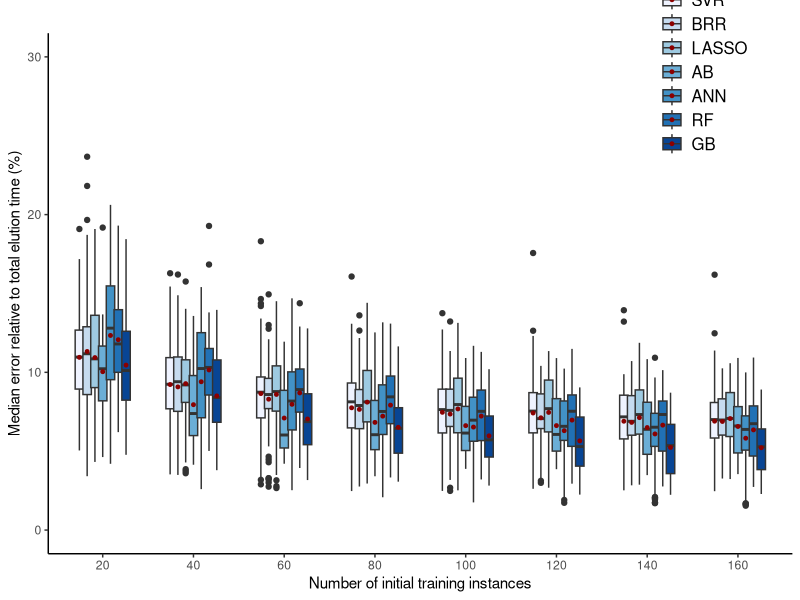
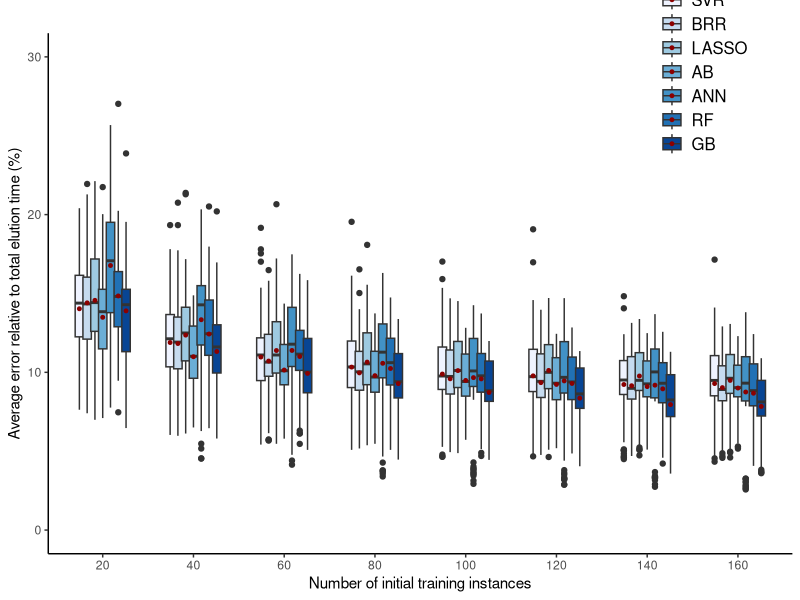
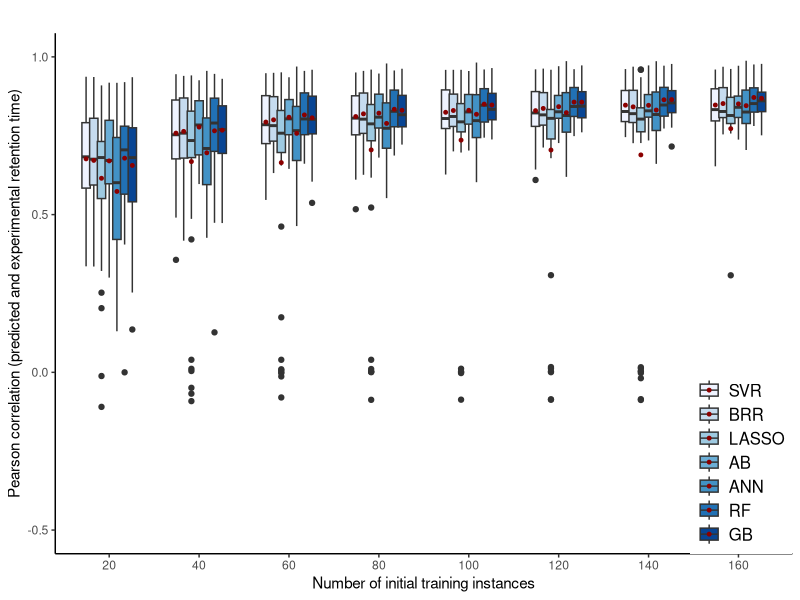
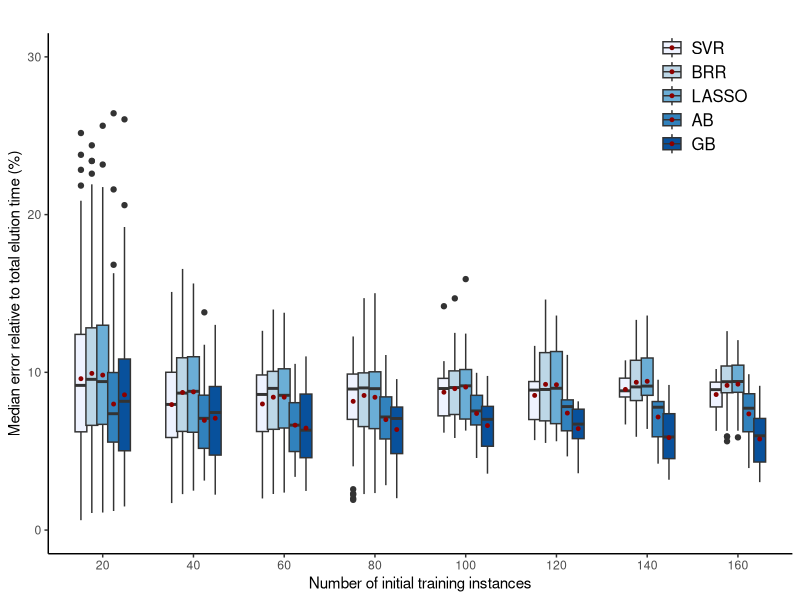
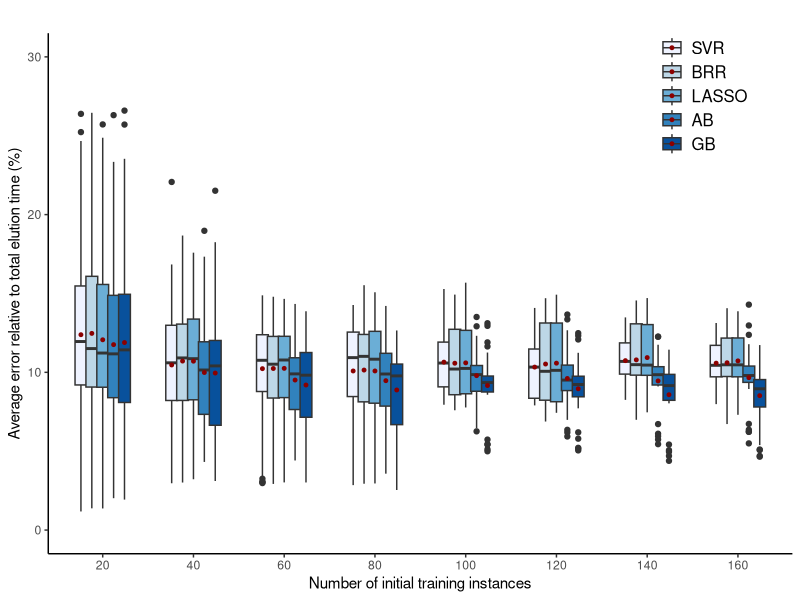
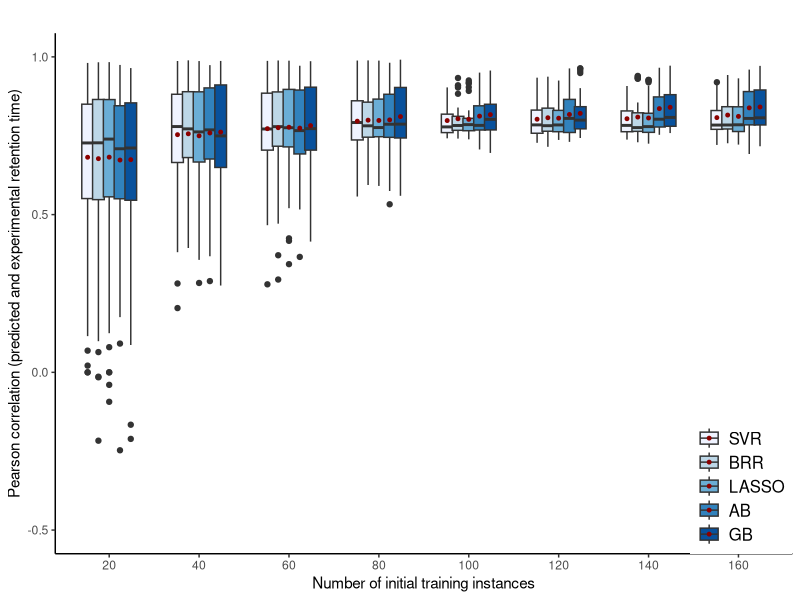
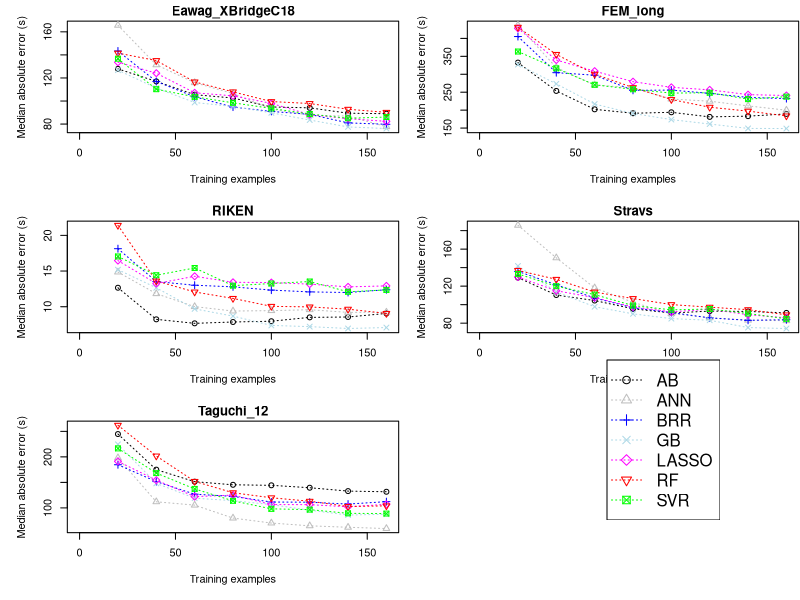
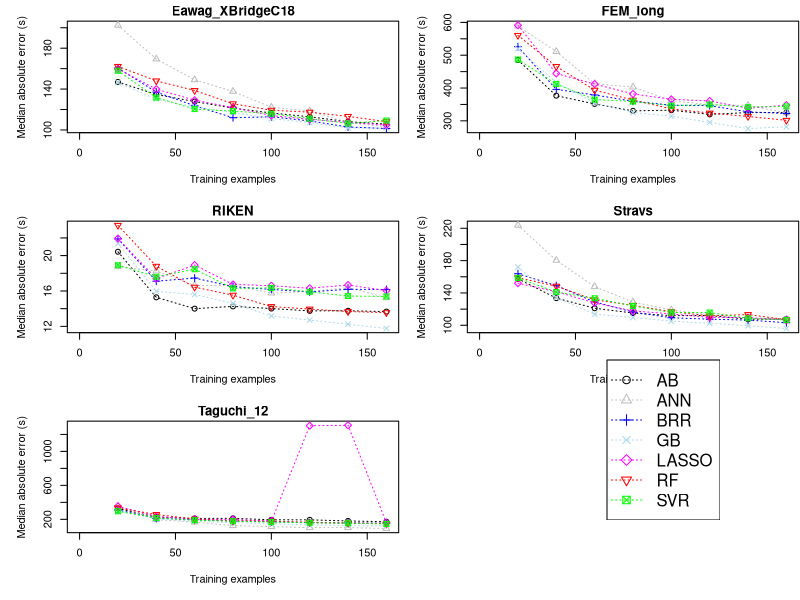

The R source for these figures, in order: (Note: this script raises an error after producing the figures.)
# Copyright 2017 Robbin Bouwmeester
# 
# Licensed under the Apache License, Version 2.0 (the "License");
# you may not use this file except in compliance with the License.
# You may obtain a copy of the License at
# 
#     http://www.apache.org/licenses/LICENSE-2.0
# 
# Unless required by applicable law or agreed to in writing, software
# distributed under the License is distributed on an "AS IS" BASIS,
# WITHOUT WARRANTIES OR CONDITIONS OF ANY KIND, either express or implied.
# See the License for the specific language governing permissions and
# limitations under the License.
#
# This code is used to analyze the output of multiple machine learning
# algorithms used for LC retention time prediction. The code generates
# the plots used in the manuscript.
#
# Library versions:
# 
#  R version 3.3.1 (2016-06-21)
#  RColorBrewer_1.1-2 
#  corrplot_0.84      
#  ggplot2_2.2.1 
#
#
# This project was made possible by MASSTRPLAN. MASSTRPLAN received funding 
# from the Marie Sklodowska-Curie EU Framework for Research and Innovation 
# Horizon 2020, under Grant Agreement No. 675132.

library(ggplot2)
library(corrplot)

# Set working directory if needed
#setwd("")

# Output plots to pdf and or eps
plot_pdf <- F
plot_eps <- T

# Output dir
output_dir <- "figs/"

#########################################################################################
#                                                                                       #
# Plot the learning curves                                                              #
# Start with the aggregated learning curves (i.e. multiple learning curves in one plot) #
#                                                                                       #
#########################################################################################

# Function to plot the learning curve.
#
# Inputs:
#   df - dataframe consisting of the columns "experiment" (indicating the dataset) 
#        "num_train" (indicating the number of training examples) "reDistributpeat" (indicating a possible repeat of learning) 
#        "algo" (indicating the algorithm) "tr" (indicating the experimentally measured retention time)  
#        "pred" (indicating the prediction)
#
#   ylim - vector indicating the limits c([from,to])
#
#   legend_loc - vector with location of the legend c([relative location x, relative location y])
#
#   title - string with the title
#
#   xlab - string with the x label
#
#   ylab - string with the y label
#
#   percentage - boolean indicating if percentages are used (value will be multiplied by 100)

plot_learning_curves <- function(df,ylim=c(-0.5,1.0),legend_loc=c(0.95,0.75),
                                 title="",
                                 xlab="Number of initial training instances",
                                 ylab="Average error relative to total elution time (%)",
                                 percentage=F){
  # Percentages need to be multiplied by 100 %
  if (percentage) {
    p<-ggplot(df, aes(x=as.factor(num_train), y=perf*100, fill = algo)) +
      geom_boxplot(position=position_dodge(0.6),width=0.65,outlier.size = 1.5) +
      stat_summary(fun.y = mean, geom="point",colour="darkred", size=1,position=position_dodge(0.6))
  }
  else {
    p<-ggplot(df, aes(x=as.factor(num_train), y=perf, fill = algo)) +
      geom_boxplot(position=position_dodge(0.6),width=0.65,outlier.size = 1.5) +
      stat_summary(fun.y = mean, geom="point",colour="darkred", size=1,position=position_dodge(0.6))
  }
  
  # Apply a theme and put labels+legend in
  p <- p + scale_fill_brewer("") + theme_classic() + 
    theme(plot.background = element_blank(),
          panel.grid.major = element_blank(),
          panel.grid.minor = element_blank()) +
    theme(axis.line.x = element_line(color="black", size = 0.5),
          axis.line.y = element_line(color="black", size = 0.5),
          axis.line = element_line(color="black", size = 0.5),
          legend.justification=c(1,0), legend.position=legend_loc,legend.text=element_text(size=12))+ 
    ylim(ylim) 
  p <- p + labs(title = title,
                x = xlab, 
                y = ylab)
  return(p)
  
}

# Read the data for the lcurves with the 151 feature set
summary_lcurves <- read.csv("data/predictions_algo_sum_big_lcurve_name.csv")

# For annotation of algorithms a factor is needed instead of a vector with strings
summary_lcurves$algo <- factor(summary_lcurves$algo, levels = c("SVR","BRR","LASSO","AB","ANN","RF","GB"))

# Write to pdf?
if (plot_pdf){
  pdf(paste0(output_dir,"lcurve_me_bigfeat.pdf"),width=7.5,height=7.5)
}

# Write to eps?
if (plot_eps){
  postscript(paste0(output_dir,"lcurve_me_bigfeat.eps"), width = 7.5, height = 7.5, horizontal = FALSE, 
           onefile = FALSE, paper = "special", colormodel = "cmyk", 
           family = "Times")
}

# Plot the learning curve with the performance measure median absolute error
print(plot_learning_curves(summary_lcurves[summary_lcurves$perf_type == "me",],ylim=c(0,30.0),ylab="Median error relative to total elution time (%)",percentage=T))

# Close dev if figure was written
if (plot_pdf | plot_eps){
  dev.off()
}

# Write to pdf?
if (plot_pdf){
  pdf(paste0(output_dir,"lcurve_mae_bigfeat.pdf"),width=7.5,height=7.5)
}

# Write to eps?
if (plot_eps){
  postscript(paste0(output_dir,"lcurve_mae_bigfeat.eps"), width = 7.5, height = 7.5, horizontal = FALSE, 
             onefile = FALSE, paper = "special", colormodel = "cmyk", 
             family = "Times")
}

# Plot the learning curve with the performance measure mean absolute error
print(plot_learning_curves(summary_lcurves[summary_lcurves$perf_type == "mae",],ylim=c(0,30.0),ylab="Average error relative to total elution time (%)",percentage=T))

# Close dev if figure was written<
if (plot_pdf | plot_eps){
  dev.off()
}

# Write to pdf?
if (plot_pdf){
  pdf(paste0(output_dir,"lcurve_cor_bigfeat.pdf"),width=7.5,height=7.5)
}

# Write to eps?
if (plot_eps){
  postscript(paste0(output_dir,"lcurve_cor_bigfeat.eps"), width = 7.5, height = 7.5, horizontal = FALSE, 
             onefile = FALSE, paper = "special", colormodel = "cmyk", 
             family = "Times")
}

# Plot the learning curve with the performance measure correlation
print(plot_learning_curves(summary_lcurves[summary_lcurves$perf_type == "correlation",],legend_loc=c(1,0),ylab="Pearson correlation (predicted and experimental retention time)"))

# Close dev if figure was written
if (plot_pdf | plot_eps){
  dev.off()
}

# Read the data for the lcurves with the 9 feature set
summary_lcurves <- read.csv("data/predictions_algo_sum_small_lcurve_name.csv")

# For annotation of algorithms a factor is needed instead of a vector with strings
summary_lcurves$algo <- factor(summary_lcurves$algo, levels = c("SVR","BRR","LASSO","AB","ANN","RF","GB"))

# Write to pdf?
if (plot_pdf){
  pdf(paste0(output_dir,"lcurve_me_smallfeat.pdf"),width=7.5,height=7.5)
}

# Write to eps?
if (plot_eps){
  postscript(paste0(output_dir,"lcurve_me_smallfeat.eps"), width = 7.5, height = 7.5, horizontal = FALSE, 
             onefile = FALSE, paper = "special", colormodel = "cmyk", 
             family = "Times")
}

# Plot the learning curve with the performance measure median absolute error
print(plot_learning_curves(summary_lcurves[summary_lcurves$perf_type == "me",],ylim=c(0,30.0),ylab="Median error relative to total elution time (%)",percentage=T))

# Close dev if figure was written
if (plot_pdf | plot_eps){
  dev.off()
}

# Write to pdf?
if (plot_pdf){
  pdf(paste0(output_dir,"lcurve_me_bigfeat.pdf"),width=7.5,height=7.5)
}

# Write eps?
if (plot_eps){
  postscript(paste0(output_dir,"lcurve_me_bigfeat.eps"), width = 7.5, height = 7.5, horizontal = FALSE, 
             onefile = FALSE, paper = "special", colormodel = "cmyk", 
             family = "Times")
}

# Plot the learning curve with the performance measure mean absolute error
print(plot_learning_curves(summary_lcurves[summary_lcurves$perf_type == "mae",],ylim=c(0,30.0),ylab="Average error relative to total elution time (%)",percentage=T))

# Close dev if figure was written
if (plot_pdf | plot_eps){
  dev.off()
}

# Write to pdf?
if (plot_pdf){
  pdf(paste0(output_dir,"lcurve_cor_smallfeat.pdf"),width=7.5,height=7.5)
}

# Write to eps?
if (plot_eps){
  postscript(paste0(output_dir,"lcurve_cor_smallfeat.eps"), width = 7.5, height = 7.5, horizontal = FALSE, 
             onefile = FALSE, paper = "special", colormodel = "cmyk", 
             family = "Times")
}

# Plot the learning curve with the performance measure correlation
print(plot_learning_curves(summary_lcurves[summary_lcurves$perf_type == "correlation",],legend_loc=c(1,0),ylab="Pearson correlation (predicted and experimental retention time)"))

# Close dev if figure was written
if (plot_pdf | plot_eps){
  dev.off()
}

#########################################################################################
#                                                                                       #
# Plot the learning curves                                                              #
# Seperated learning curves for different datasets (i.e. learning curve per dataset)    #
#                                                                                       #
#########################################################################################

# Read the data for the lcurves with the 151 feature set
summary_lcurves <- read.csv("data/predictions_algo_sum_big_lcurve_no_norm_name.csv")

# Extract the median absolute error
temp_summary_lcurves <- summary_lcurves[summary_lcurves$perf_type == "me",]

# For the 10 repeats of creating the learning curve (different training/test sets) get the mean value
mean_perf_algo <- aggregate(perf~experiment+num_train+algo, data=temp_summary_lcurves, mean)

# Function to plot the learning curve.
#
# Inputs:
#   mean_perf_algo - dataframe consisting of the columns "experiment" (indicating the dataset) 
#        "num_train" (indicating the number of training examples) "algo" (indicating the algorithm) 
#        "perf" (indicating the performance for a previously selected measure)
plot_algo_lcurve_exp <- function(mean_perf_algo){
  require(RColorBrewer)
  
  # Get a list of all algorithms
  unique_algo <- unique(mean_perf_algo$algo)
  # Get a list of all datasets
  unique_exp <- unique(mean_perf_algo$experiment)
  
  # Match the algorithms to a color
  matchcols = data.frame(unique_algo=unique_algo,
                         color= c("black","grey","blue","lightblue","magenta","red","green"),
                         ltype=1:length(unique_algo))
  
  # Iterate over the datasets
  for (j in unique_exp){
    # Make sure we have enough training examples
    if (max(mean_perf_algo[mean_perf_algo$experiment == j,]$num_train) > 159){
      # Make an initial plot without any learning curve  
      plot(0,0,ylim=c(min(mean_perf_algo[mean_perf_algo$experiment == j,]$perf)-0.01,max(mean_perf_algo[mean_perf_algo$experiment == j,]$perf)+0.01),
           xlim=c(0,max(mean_perf_algo[mean_perf_algo$experiment == j,]$num_train)),
           main=j,xlab="Training examples",ylab="Median absolute error (s)")
      # Fill the initialized plot by iterating over the different algorithms
      for (i in unique_algo){
        # Extract the algorithm
        temp_mean_perf_algo <- mean_perf_algo[mean_perf_algo$experiment == j & mean_perf_algo$algo == i,]
        
        # Plot the line
        lines(temp_mean_perf_algo$num_train,temp_mean_perf_algo$perf,type="l",
              col=matchcols$color[matchcols$unique_algo==i],
              lty=3)
        
        # Add points to the line for every step
        points(temp_mean_perf_algo$num_train,temp_mean_perf_algo$perf,
               col=matchcols$color[matchcols$unique_algo==i],
               pch=matchcols$ltype[matchcols$unique_algo==i])
      }
    }
    
  }
  # Reset any plotting settings so the legend can be placed in the bottom right
  reset()
  
  # Plot the legend
  legend("bottomright", 
         legend=unique_algo,
         lty=3,
         pch=matchcols$ltype,
         col=matchcols$color)
}

# Reset function for plotting settings
reset <- function() {
  par(mfrow=c(1, 1), oma=rep(2, 4), mar=rep(2, 4), new=TRUE)
  plot(0:1, 0:1, type="n", xlab="", ylab="", axes=FALSE)
}

# Write to eps?
if (plot_eps){
  postscript(paste0(output_dir,"lcurve_per_set_me.eps"), width = 7, height = 9, horizontal = FALSE, 
             onefile = FALSE, paper = "special", colormodel = "cmyk", 
             family = "Times")
}

# Set plotting settings
par(mar=c(5, 5, 1.5, 0.0) + 0.1)
par(mfrow=c(3,2))

# Retrieve the lcurve median absolute error and plot
temp_summary_lcurves <- summary_lcurves[summary_lcurves$perf_type == "me",]
mean_perf_algo <- aggregate(perf~experiment+num_train+algo, data=temp_summary_lcurves, mean)
plot_algo_lcurve_exp(mean_perf_algo)

# Close dev if figure was written
if (plot_pdf | plot_eps){
  dev.off()
}

# Write to eps?
if (plot_eps){
  postscript("lcurve_per_set_mae.eps", width = 10, height = 10, horizontal = FALSE, 
             onefile = FALSE, paper = "special", colormodel = "cmyk", 
             family = "Times")
}

# Set plotting settings
par(mar=c(5, 5, 1.5, 0.0) + 0.1)
par(mfrow=c(3,2))

# Retrieve the lcurve mean absolute error and plot
temp_summary_lcurves <- summary_lcurves[summary_lcurves$perf_type == "mae",]
mean_perf_algo <- aggregate(perf~experiment+num_train+algo, data=temp_summary_lcurves, median)
plot_algo_lcurve_exp(mean_perf_algo)

# Close dev if figure was written
if (plot_pdf | plot_eps){
  dev.off()
}

# Write eps?
if (plot_eps){
  postscript("lcurve_per_set_cor.eps", width = 10, height = 10, horizontal = FALSE, 
             onefile = FALSE, paper = "special", colormodel = "cmyk", 
             family = "Times")
}

# Set plotting settings
par(mar=c(5, 5, 1.5, 0.0) + 0.1)
par(mfrow=c(3,2))

# Retrieve the correlation and plot
temp_summary_lcurves <- summary_lcurves[summary_lcurves$perf_type == "correlation",]
mean_perf_algo <- aggregate(perf~experiment+num_train+algo, data=temp_summary_lcurves, median)
plot_algo_lcurve_exp(mean_perf_algo)

# Close dev if figure was written
if (plot_pdf | plot_eps){
  dev.off()
}



#########################################################################################
#                                                                                       #
# Plot the CV results - big feature set                                                 #
#                                                                                       #
#########################################################################################

#####################################################
#                                                   #
# Plot the correlation of errors with each other    #
#                                                   #
#####################################################

# Read the CV results for the 151 feature set
cv_preds <- read.csv("data/predictions_algo_verbose_big_cv_name.csv")

# One plot per plotting window
par(mfrow=c(1,1))

# Dataframe init with the SVM as initial start
error_df = data.frame(rem=matrix(nrow = length(cv_preds[cv_preds$algo=="SVR","tr"])))
for (a in c("SVR","GB","BRR","AB","LASSO","RF","ANN")){
  error_df[a] = cv_preds[cv_preds$algo==a,"tr"]-cv_preds[cv_preds$algo==a,"pred"]
}

# Remove the first column because it will contain "NA"
error_df$rem <- NULL

if (plot_eps){
  postscript("corrplot_errors.eps", width = 7.5, height = 7.5, horizontal = FALSE, 
             onefile = FALSE, paper = "special", colormodel = "cmyk", 
             family = "Times")
}

# Correlation plot between the different algorithms
corrplot(cor(error_df,method="spearman"),method="number",cl.lim=c(0,1.0),tl.col="black")

if (plot_pdf | plot_eps){
  dev.off()
}

###########################################################################
#                                                                         #
# Plot the error per dataset for each algorithm for a pairwise comparison #
#                                                                         #
###########################################################################

# Get the experiments from the CV set
unique_experi <- unique(cv_preds$experiment)

# Get the algos from the CV set
unique_algo <- unique(cv_preds$algo)

# Initialize vectors that will hold the performance measures per dataset and algorithm
t_algo_cor <- c()
t_algo_mae <- c()
t_algo_me <- c()

# Iterate over the experiments and algorithms and use different performance measures 
for (e in unique_experi){
  for (a in unique_algo){
    temp_cv_preds <- cv_preds[cv_preds$experiment == e & cv_preds$algo == a,]
    t_algo_mae <- c(t_algo_mae,sum(abs(temp_cv_preds$tr-temp_cv_preds$pred),na.rm=T)/length(temp_cv_preds$tr))
    t_algo_cor <- c(t_algo_cor,cor(temp_cv_preds$tr,temp_cv_preds$pred))
    t_algo_me <- c(t_algo_me,median(abs(temp_cv_preds$tr-temp_cv_preds$pred),na.rm=T))
    
  }
}

# Make sure the performance measures are put in a matrix with the correct algorithm and experiment name
perf_mae <- data.frame(matrix(t_algo_mae,ncol=length(unique_algo),byrow=T))
colnames(perf_mae) <- unique_algo
rownames(perf_mae) <- unique_experi

perf_me <- data.frame(matrix(t_algo_me,ncol=length(unique_algo),byrow=T))
colnames(perf_me) <- unique_algo
rownames(perf_me) <- unique_experi

perf_me_big <- perf_me

perf_cor <- data.frame(matrix(t_algo_cor,ncol=length(unique_algo),byrow=T))
colnames(perf_cor) <- unique_algo
rownames(perf_cor) <- unique_experi

# Write to eps?
if (plot_eps){
  postscript(paste0(output_dir,"pairwise_scatter_mae.eps"), width = 8, height = 32, horizontal = FALSE, 
             onefile = FALSE, paper = "special", colormodel = "cmyk", 
             family = "Times")
}

# Two columns with nine rows plotting window
par(mfrow=c(9,2))

# Vector that will hold previously analyzed combinations
analyzed <- c()

# Iterate over all algorithms twice an make combinations between them to pairwise compare the mean absolute error
for (a in c("SVR","GB","BRR","AB","RF","ANN")){
  for (b in c("SVR","GB","BRR","AB","RF","ANN")){
    # Check if combination was already plotted (if not make a plot)
    if (a != b & !(paste(a,b,sep="_") %in% analyzed) & !(paste(b,a,sep="_") %in% analyzed)){
      analyzed <- c(analyzed,paste(a,b,sep="_"))
      plot(perf_mae[,a],perf_mae[,b],xlab=a,ylab=b,pch=10,ylim=c(0,500),xlim=c(0,500),cex=0.5)
      abline(0,1,lty=2)
    }
  }
}

# Close dev if figure was written
if (plot_pdf | plot_eps){
  dev.off()
}

# Write to eps?
if (plot_eps){
  postscript(paste0(output_dir,"pairwise_scatter_me.eps"), width = 8, height = 32, horizontal = FALSE, 
             onefile = FALSE, paper = "special", colormodel = "cmyk", 
             family = "Times")
}

# Two columns with nine rows plotting window
par(mfrow=c(9,2))

# Vector that will hold previously analyzed combinations
analyzed <- c()

# Iterate over all algorithms twice an make combinations between them to pairwise compare the median absolute error
for (a in c("SVR","GB","BRR","AB","RF","ANN")){
  for (b in c("SVR","GB","BRR","AB","RF","ANN")){
    # Check if combination was already plotted (if not make a plot)
    if (a != b & !(paste(a,b,sep="_") %in% analyzed) & !(paste(b,a,sep="_") %in% analyzed)){
      analyzed <- c(analyzed,paste(a,b,sep="_"))
      plot(perf_me[,a],perf_me[,b],xlab=a,ylab=b,pch=10,ylim=c(0,500),xlim=c(0,500),cex=0.5)
      abline(0,1,lty=2)
    }
  }
}

# Close dev if figure was written
if (plot_pdf | plot_eps){
  dev.off()
}

# Write eps?
if (plot_eps){
  postscript(paste0(output_dir,"pairwise_scatter_error.eps"), width = 8, height = 32, horizontal = FALSE, 
             onefile = FALSE, paper = "special", colormodel = "cmyk", 
             family = "Times")
}

# Two columns with nine rows plotting window
par(mfrow=c(9,2))

# Vector that will hold previously analyzed combinations
analyzed <- c()

# Iterate over all algorithms twice an make combinations between them to pairwise compare the correlation between observed and experimental
for (a in c("SVR","GB","BRR","AB","RF","ANN")){
  for (b in c("SVR","GB","BRR","AB","RF","ANN")){
    # Check if combination was already plotted (if not make a plot)
    if (a != b & !(paste(a,b,sep="_") %in% analyzed) & !(paste(b,a,sep="_") %in% analyzed)){
      analyzed <- c(analyzed,paste(a,b,sep="_"))
      plot(perf_cor[,a],perf_cor[,b],xlab=a,ylab=b,pch=10,ylim=c(0,1),xlim=c(0,1),cex=0.5)
      abline(0,1,lty=2)
    }
  }
}

# Close dev if figure was written
if (plot_pdf | plot_eps){
  dev.off()
}

############################################################
#                                                          #
# Get the best and worst performing algorithms per dataset #
#                                                          #
############################################################

# One plot per plotting window
par(mfrow=c(1,1))

# Write eps?
if (plot_eps){
  postscript(paste0(output_dir,"highest_bars_me.eps"), width = 3, height = 4.5, horizontal = FALSE, 
             onefile = FALSE, paper = "special", colormodel = "cmyk", 
             family = "Times")
}

# Reset the margins
par(mar=c(7, 4, 4, 2) + 0.1)

# Get and plot the count for the highest median error (worst) over all datasets
barplot(table(colnames(perf_me)[apply(perf_me,1,which.max)]),ylab="Highest median error on dataset (#)", las=3)

# Close dev if figure was plotted
if (plot_pdf | plot_eps){
  dev.off()
}

# Write eps?
if (plot_eps){
  postscript(paste0(output_dir,"lowest_bars_me.eps"), width = 3, height = 4.5, horizontal = FALSE, 
             onefile = FALSE, paper = "special", colormodel = "cmyk", 
             family = "Times")
}

# Reset the margins
par(mar=c(7, 4, 4, 2) + 0.1)

# Get and plot the count for the lowest median error (best) over all datasets
barplot(table(colnames(perf_me)[apply(perf_me,1,which.min)]),ylab="Lowest median error on dataset (#)",ylim=c(0,13), las=3)

# Close dev if figure was plotted
if (plot_pdf | plot_eps){
  dev.off()
}

# Write eps?
if (plot_eps){
  postscript(paste0(output_dir,"rank_bars_me.eps"), width = 3, height = 4.5, horizontal = FALSE, 
             onefile = FALSE, paper = "special", colormodel = "cmyk", 
             family = "Times")
}

# Reset the margins
par(mar=c(7, 4, 4, 2) + 0.1)

# Get and plot the count for the mean ranking in terms of median error (lower mean rank is better) over all datasets
barplot(apply(apply(perf_me,1,rank),1,mean),ylab="Mean rank of median error",ylim=c(0,5),las=3)

# Close dev if figure was plotted
if (plot_pdf | plot_eps){
  dev.off()
}

# Write eps?
if (plot_eps){
  postscript(paste0(output_dir,"highest_bars_mae.eps"), width = 6, height = 6, horizontal = FALSE, 
             onefile = FALSE, paper = "special", colormodel = "cmyk", 
             family = "Times")
}

# Get and plot the count for the highest mean error (worst) over all datasets
barplot(table(colnames(perf_mae)[apply(perf_mae,1,which.max)]),ylab="Highest mean error on dataset (#)", las=3)

# Close dev if figure was plotted
if (plot_pdf | plot_eps){
  dev.off()
}

# Write eps?
if (plot_eps){
  postscript(paste0(output_dir,"lowest_bars_mae.eps"), width = 6, height = 6, horizontal = FALSE, 
             onefile = FALSE, paper = "special", colormodel = "cmyk", 
             family = "Times")
}

# Get and plot the count for the lowest mean error (best) over all datasets
barplot(table(colnames(perf_mae)[apply(perf_mae,1,which.min)]),ylab="Lowest mean error on dataset (#)", las=3)

# Close dev if figure was plotted
if (plot_pdf | plot_eps){
  dev.off()
}

# Write eps?
if (plot_eps){
  postscript(paste0(output_dir,"highest_bars_cor.eps"), width = 6, height = 6, horizontal = FALSE, 
             onefile = FALSE, paper = "special", colormodel = "cmyk", 
             family = "Times")
}

# Get and plot the count for the highest correlation (best) between predictions and experimental observations over all datasets
barplot(table(colnames(perf_cor)[apply(perf_cor,1,which.max)]),ylab="Highest correlation on dataset (#)", las=3)

# Close dev if figure was written
if (plot_pdf | plot_eps){
  dev.off()
}

# Write eps?
if (plot_eps){
  postscript(paste0(output_dir,"lowest_bars_cor.eps"), width = 6, height = 6, horizontal = FALSE, 
             onefile = FALSE, paper = "special", colormodel = "cmyk", 
             family = "Times")
}

# Get and plot the count for the lowest correlation (worst) between predictions and experimental observations over all datasets
barplot(table(colnames(perf_cor)[apply(perf_cor,1,which.min)]),ylab="Lowest correlation on dataset (#)", las=3)

# Close dev if figure was plotted
if (plot_pdf | plot_eps){
  dev.off()
}

######################################################
#                                                    #
# Make a pairwise comparison between XGBoost and SVM #
#                                                    #
######################################################

# Get the maximum retention time per experiment
max_rt <- tapply(cv_preds$tr, cv_preds$experiment, max)[rownames(perf_me)]

# Plot the median absolute error and mean absolute error per dataset for XGBoost and SVM
par(mfrow=c(1,2))

# Write eps?
if (plot_eps){
  postscript(paste0(output_dir,"xgb_vs_svm_me.eps"), width = 6, height = 6, horizontal = FALSE, 
             onefile = FALSE, paper = "special", colormodel = "cmyk", 
             family = "Times")
}

# Scatterplot that plots the normalized median absolute error for each dataset between SVM (x-axis) and XGBoost (y-axis)
plot(perf_me$SVR/max_rt,perf_me$GB/max_rt,pch=10,xlim=c(0,320),ylim=c(0,320),xlab="SVM (median absolute error(s))",ylab="XGBoost (median absolute error (s))")

# Straight line; indicating no difference in performance between the algorithms
abline(0,1)

# Close dev if figure was plotted
if (plot_pdf | plot_eps){
  dev.off()
}

# Write eps?
if (plot_eps){
  postscript(paste0(output_dir,"xgb_vs_svm_mae.eps"), width = 6, height = 6, horizontal = FALSE, 
             onefile = FALSE, paper = "special", colormodel = "cmyk", 
             family = "Times")
}

# Scatterplot that plots the normalized mean absolute error for each dataset between SVM (x-axis) and XGBoost (y-axis)
plot(perf_mae$SVR/max_rt,perf_mae$GB/max_rt,pch=10,xlim=c(0,320),ylim=c(0,320),xlab="SVM (mean absolute error(s))",ylab="XGBoost (mean absolute error (s))")
abline(0,1)

# Close dev if figure was plotted
if (plot_pdf | plot_eps){
  dev.off()
}

# Calculate the number of molecules per dataset, division by 7  is performed because there are 7 algorithms
perf_me <- cbind(perf_me,Freq=c((table(cv_preds$experiment)/7)[rownames(perf_me)]))
perf_mae <- cbind(perf_mae,Freq=c((table(cv_preds$experiment)/7)[rownames(perf_mae)]))

# Write eps?
if (plot_eps){
  postscript(paste0(output_dir,"xgb_vs_svm_me_size.eps"), width = 6, height = 6, horizontal = FALSE, 
             onefile = FALSE, paper = "special", colormodel = "cmyk", 
             family = "Times")
}

# Plot the difference between SVM and XGBoost vs the number of training examples in terms of their median absolute error per dataset
par(mfrow=c(1,2))
plot((perf_me$SVR-perf_me$GB),perf_me$Freq,pch=10,
     xlab="xgb - SVM (difference in median error)",ylab="Total number of examples")
abline(v=0,lty=2)
abline(h=100,lty=2)

# Close dev if figure was plotted
if (plot_pdf | plot_eps){
  dev.off()
}

# Write eps?
if (plot_eps){
  postscript(paste0(output_dir,"xgb_vs_svm_mae_size.eps"), width = 6, height = 6, horizontal = FALSE, 
             onefile = FALSE, paper = "special", colormodel = "cmyk", 
             family = "Times")
}

# Plot the difference between SVM and XGBoost vs the number of training examples in terms of their mean absolute error per dataset
plot((perf_mae$SVR-perf_mae$GB),perf_mae$Freq,pch=10,
     xlab="xgb - SVM (difference in mean error)",ylab="")
abline(v=0,lty=2)
abline(h=100,lty=2)

# Close dev if figures were plotted
if (plot_pdf | plot_eps){
  dev.off()
}

# Write eps?
if (plot_eps){
  postscript(paste0(output_dir,"xgb_vs_svm_me_size_normalized.eps"), width = 6, height = 6, horizontal = FALSE, 
             onefile = FALSE, paper = "special", colormodel = "cmyk", 
             family = "Times")
}

# Plot the difference between SVM and XGBoost vs the number of training examples in terms of their normalized median absolute error per dataset
plot(((perf_me$SVR-perf_me$GB)/max_rt)*100,perf_me$Freq,pch=10,
     xlab="GB - SVM (difference in relative median error (%))",ylab="Total number of examples",xlim=c(-2,6))
abline(v=0,lty=2)
abline(h=100,lty=2)

# Close dev if figure was written
if (plot_pdf | plot_eps){
  dev.off()
}

# Write eps?
if (plot_eps){
  postscript(paste0(output_dir,"xgb_vs_svm_mae_size_normalized.eps"), width = 6, height = 6, horizontal = FALSE, 
             onefile = FALSE, paper = "special", colormodel = "cmyk", 
             family = "Times")
}

# Plot the difference between SVM and XGBoost vs the number of training examples in terms of their normalized mean absolute error per dataset
plot(((perf_mae$SVR-perf_mae$GB)/max_rt)*100,perf_mae$Freq,pch=10,
     xlab="xgb - SVM (difference in relative mean error (%))",ylab="",xlim=c(-2,6))
abline(v=0,lty=2)
abline(h=100,lty=2)

if (plot_pdf | plot_eps){
  dev.off()
}

#######################################################################
#                                                                     #
# Make a pairwise comparison between XGBoost and the other algorithms #
#                                                                     #
#######################################################################

# Plot settings
par(mfrow=c(1,2))
par(mar=c(7, 3, 4, 2) + 0.1)

# Vector that holds combinations that have already been analyzed (counters A -> B and B -> A comparisons)
analyzed <- c()

# Get the maximum retention time per experiment based on the last identification
max_rt <- tapply(cv_preds$tr, cv_preds$experiment, max)[rownames(perf_me)]

# Subtract the difference in median error with the best performing other algorithm (this can be the same algorithm as compared with!)
diff_best <- perf_me[,c("GB")]-apply(perf_me[,c("GB","AB","ANN","BRR","SVR","RF","LASSO")],1,min)

# Write eps?
if (plot_eps){
  postscript(paste0(output_dir,"xgb_vs_all.eps"), width = 6, height = 6, horizontal = FALSE, 
             onefile = FALSE, paper = "special", colormodel = "cmyk", 
             family = "Times")
}

# Get the best performing algorithms per dataset and normalize their error, write to original dataframe
perf_me$diff_algo <- diff_best
perf_me$diff_algo_order <- (diff_best)/max_rt

# Make a barplot with the normalized median error of the best algorithms compared to GB
barplot((perf_me$diff_algo[order(perf_me$diff_algo_order)]/max_rt[order(perf_me$diff_algo_order)])*100,
        names=rownames(perf_me)[order(perf_me$diff_algo_order)],las=2,cex.names=0.8,
        main=paste("Best out of seven - GB","\n Average increase (%):",round(mean((perf_me$diff_algo[order(perf_me$diff_algo_order)]/max_rt[order(perf_me$diff_algo_order)])*100),2)),
        ylim=c(0,8),ylab="")
print((perf_me$diff_algo[order(perf_me$diff_algo_order)]/max_rt[order(perf_me$diff_algo_order)])*100)
mtext(text="Difference in median error \n relative to the total elution time  (%)", side=2, line=3, las=0) 

# Close dev if figure was written
if (plot_pdf | plot_eps){
  dev.off()
}

# Write eps?
if (plot_eps){
  postscript(paste0(output_dir,"svm_vs_all.eps"), width = 6, height = 6, horizontal = FALSE, 
             onefile = FALSE, paper = "special", colormodel = "cmyk", 
             family = "Times")
}

# Subtract the difference in median error with the best performing other algorithm (this can be the same algorithm as compared with!)
diff_best <- perf_me[,c("SVR")]-apply(perf_me[,c("GB","AB","ANN","BRR","SVR","RF","LASSO")],1,min)

# Get the best performing algorithms per dataset and normalize their error, write to original dataframe
perf_me$diff_algo <- diff_best
perf_me$diff_algo_order <- (diff_best)/max_rt

# Make a barplot with the normalized median error of the best algorithms compared to SVM
barplot((perf_me$diff_algo[order(perf_me$diff_algo_order)]/max_rt[order(perf_me$diff_algo_order)])*100,
        names=rownames(perf_me)[order(perf_me$diff_algo_order)],las=2,cex.names=0.8,
        main=paste("Best out of seven - SVR","\n Average increase (%):",round(mean((perf_me$diff_algo[order(perf_me$diff_algo_order)]/max_rt[order(perf_me$diff_algo_order)])*100),2)),
        ylim=c(0,8),ylab="")
print((perf_me$diff_algo[order(perf_me$diff_algo_order)]/max_rt[order(perf_me$diff_algo_order)])*100)

# Close dev if figure was written
if (plot_pdf | plot_eps){
  dev.off()
}

# Write eps?
if (plot_eps){
  postscript(paste0(output_dir,"xgb_pairwise.eps"), width = 8, height = 12, horizontal = FALSE, 
             onefile = FALSE, paper = "special", colormodel = "cmyk", 
             family = "Times")
}

# Plot settings
par(mfrow=c(4,2))
par(mar=c(5, 4, 0.5, 2) + 0.1)

# Vector that holds combinations that have already been analyzed (counters A -> B and B -> A comparisons)
analyzed <- c()

# Get the maximum retention time per experiment based on the last identification
max_rt <- tapply(cv_preds$tr, cv_preds$experiment, max)[rownames(perf_me)]
par(mfrow=c(3,2))

# Iterate over all algorithms, but a is always GB; then make a pairwise comparison
for (a in c("GB")){
  for (b in c("GB","AB","ANN","BRR","SVR","RF","LASSO")){
    # Check if already analyzed, if not do the analysis
    if (a != b & !(paste(a,b,sep="_") %in% analyzed) & !(paste(b,a,sep="_") %in% analyzed)){
      par(mar=c(8, 5, 4, 0) + 0.1)
      # These are on the sides of plotting window and should have different margins
      if (b %in% c("ANN","SVR","LASSO")) {
        par(mar=c(8, 2, 4, 2) + 0.1)
      }
      
      # Perform a pairwise comparison of the median absolute error between algorithm a and b
      perf_me$diff_algo <- perf_me[,b]-perf_me[,a]
      perf_me$diff_algo_order <- (perf_me[,b]-perf_me[,a])/max_rt
      barplot((perf_me$diff_algo[order(perf_me$diff_algo_order)]/max_rt[order(perf_me$diff_algo_order)])*100,
              names=rownames(perf_me)[order(perf_me$diff_algo_order)],las=2,cex.names=0.8,
              main=paste(b," - ",a,"\n Average increase (%):",round(mean((perf_me$diff_algo[order(perf_me$diff_algo_order)]/max_rt[order(perf_me$diff_algo_order)])*100),2)),
              ylim=c(-5,10),ylab="Difference in median error \n relative to the total elution time  (%)")
      print((perf_me$diff_algo[order(perf_me$diff_algo_order)]/max_rt[order(perf_me$diff_algo_order)])*100)
      analyzed <- c(analyzed,paste(a,b,sep="_"))
    }
  }
}

# Close dev if figure was written
if (plot_pdf | plot_eps){
  dev.off()
}

# Write eps?
if (plot_eps){
  postscript(paste0(output_dir,"remaining_pairwise.eps"), width = 8, height = 12, horizontal = FALSE, 
             onefile = FALSE, paper = "special", colormodel = "cmyk", 
             family = "Times")
}

# Create plot window with 5 rows and 3 columns
par(mfrow=c(5,3))

# Iterate over all algorithms; then make a pairwise comparison
for (a in c("AB","SVR","BRR","LASSO","RF","ANN")){
  for (b in c("GB","SVR","ANN","BRR","AB","RF","LASSO")){
    # Check if already analyzed, if not do the analysis
    if (a != b & !(paste(a,b,sep="_") %in% analyzed) & !(paste(b,a,sep="_") %in% analyzed)){
      par(mar=c(8, 2, 4, 2) + 0.1)
      
      # Change some of the margins if plots are on the edges of the plotting window
      if (a == "AB" && b == "SVR"){
        par(mar=c(8, 5, 4, 2) + 0.1)
        
      }
      if (a == "AB" && b == "RF"){
        par(mar=c(8, 5, 4, 2) + 0.1)
      }
      if (a == "SVR" && b == "BRR"){
        par(mar=c(8, 5, 4, 2) + 0.1)
      }
      if (a == "BRR" && b == "ANN"){
        par(mar=c(8, 5, 4, 2) + 0.1)
      }
      if (a == "LASSO" && b == "ANN"){
        par(mar=c(8, 5, 4, 2) + 0.1)
      }
      
      # Get the difference in absolute median error and normalize using the maximum retention time
      perf_me$diff_algo <- perf_me[,b]-perf_me[,a]
      perf_me$diff_algo_order <- (perf_me[,b]-perf_me[,a])/max_rt
      
      # Get the performance
      perf <- (perf_me$diff_algo[order(perf_me$diff_algo_order)]/max_rt[order(perf_me$diff_algo_order)])*100
      
      # Plot the performance difference
      barplot(perf,
              names=rownames(perf_me)[order(perf_me$diff_algo)],las=2,cex.names=0.7,
              main=paste(b," - ",a,"\n Average increase (%):",round(mean(perf),3)),
              ylim=c(-10,10),ylab="Difference median error relative\n to the total elution time (%)")
      
      # Add to analyze so we do not analyze it again
      analyzed <- c(analyzed,paste(a,b,sep="_"))
    }
  }
}

# Close dev if figure was written
if (plot_pdf | plot_eps){
  dev.off()
}

#########################################################################################
#                                                                                       #
# Plot the CV results - small feature set                                               #
#                                                                                       #
#########################################################################################

#####################################################
#                                                   #
# Plot the correlation of errors with each other    #
#                                                   #
#####################################################

# Read the CV results for the 151 feature set
cv_preds <- read.csv("data/predictions_algo_verbose_small_cv_name.csv")

par(mfrow=c(1,1))

# Dataframe init with the SVM as initial start
error_df = data.frame(rem=matrix(nrow = length(cv_preds[cv_preds$algo=="SVR","tr"])))
for (a in c("SVR","GB","BRR","AB","LASSO","RF","ANN")){
  error_df[a] = cv_preds[cv_preds$algo==a,"tr"]-cv_preds[cv_preds$algo==a,"pred"]
}

# Remove the first column because it will contain "NA"
error_df$rem <- NULL

# Correlation plot between the different algorithms
corrplot(cor(error_df,method="spearman"),method="number",cl.lim=c(0,1.0),tl.col="black")

###########################################################################
#                                                                         #
# Plot the error per dataset for each algorithm for a pairwise comparison #
#                                                                         #
###########################################################################

# Initialize vectors that will hold the performance measures per dataset and algorithm
t_algo_cor <- c()
t_algo_mae <- c()
t_algo_me <- c()

# Iterate over the experiments and algorithms and use different performance measures 
for (e in unique_experi){
  for (a in unique_algo){
    temp_cv_preds <- cv_preds[cv_preds$experiment == e & cv_preds$algo == a,]
    t_algo_mae <- c(t_algo_mae,sum(abs(temp_cv_preds$tr-temp_cv_preds$pred),na.rm=T)/length(temp_cv_preds$tr))
    t_algo_cor <- c(t_algo_cor,cor(temp_cv_preds$tr,temp_cv_preds$pred))
    t_algo_me <- c(t_algo_me,median(abs(temp_cv_preds$tr-temp_cv_preds$pred),na.rm=T))
    
  }
}

# Make sure the performance measures are put in a matrix with the correct algorithm and experiment name
perf_mae <- data.frame(matrix(t_algo_mae,ncol=length(unique_algo),byrow=T))
colnames(perf_mae) <- unique_algo
rownames(perf_mae) <- unique_experi

perf_me <- data.frame(matrix(t_algo_me,ncol=length(unique_algo),byrow=T))
colnames(perf_me) <- unique_algo
rownames(perf_me) <- unique_experi
perf_me_small <- perf_me

perf_cor <- data.frame(matrix(t_algo_cor,ncol=length(unique_algo),byrow=T))
colnames(perf_cor) <- unique_algo
rownames(perf_cor) <- unique_experi

# Set plotting window with 3 rows and 2 columns
par(mfrow=c(3,2))

# Vector that will hold previously analyzed combinations of algorithms
analyzed <- c()

# Iterate over all combinations of algorithms and do a pairwise comparison
for (a in c("SVR","GB","BRR","AB","RF","ANN")){
  for (b in c("SVR","GB","BRR","AB","RF","ANN")){
    # If not analyzed yet; make a pairwise comparison between the algorithms
    if (a != b & !(paste(a,b,sep="_") %in% analyzed) & !(paste(b,a,sep="_") %in% analyzed)){
      analyzed <- c(analyzed,paste(a,b,sep="_"))
      
      # Make a pairwise comparison in terms of mean absolute error
      plot(perf_mae[,a],perf_mae[,b],xlab=a,ylab=b,pch=10,ylim=c(0,500),xlim=c(0,500),cex=0.5)
      abline(0,1,lty=2)
    }
  }
}

# Set plotting window with 3 rows and 2 columns
par(mfrow=c(3,2))

# Vector that will hold previously analyzed combinations of algorithms
analyzed <- c()

# Iterate over all combinations of algorithms and do a pairwise comparison
for (a in c("SVR","GB","BRR","AB","RF","ANN")){
  for (b in c("SVR","GB","BRR","AB","RF","ANN")){
    # If not analyzed yet; make a pairwise comparison between the algorithms
    if (a != b & !(paste(a,b,sep="_") %in% analyzed) & !(paste(b,a,sep="_") %in% analyzed)){
      analyzed <- c(analyzed,paste(a,b,sep="_"))
      
      # Make a pairwise comparison in terms of median absolute error
      plot(perf_me[,a],perf_me[,b],xlab=a,ylab=b,pch=10,ylim=c(0,500),xlim=c(0,500),cex=0.5)
      abline(0,1,lty=2)
    }
  }
}

# Set plotting window with 3 rows and 2 columns
par(mfrow=c(3,2))

# Vector that will hold previously analyzed combinations of algorithms
analyzed <- c()

# Iterate over all combinations of algorithms and do a pairwise comparison
for (a in c("SVR","GB","BRR","AB","RF","ANN")){
  for (b in c("SVR","GB","BRR","AB","RF","ANN")){
    # If not analyzed yet; make a pairwise comparison between the algorithms
    if (a != b & !(paste(a,b,sep="_") %in% analyzed) & !(paste(b,a,sep="_") %in% analyzed)){
      analyzed <- c(analyzed,paste(a,b,sep="_"))
      
      # Make a pairwise comparison in terms of correlation between predicted and observed retention times
      plot(perf_cor[,a],perf_cor[,b],xlab=a,ylab=b,pch=10,ylim=c(0,1),xlim=c(0,1),cex=0.5)
      abline(0,1,lty=2)
    }
  }
}

############################################################
#                                                          #
# Get the best and worst performing algorithms per dataset #
#                                                          #
############################################################

# Plot the lowest and highest errors per dataset
par(mfrow=c(1,1))

# Median absolute error
barplot(table(colnames(perf_me)[apply(perf_me,1,which.max)]),ylab="Highest median error on dataset (#)", las=3)
barplot(table(colnames(perf_me)[apply(perf_me,1,which.min)]),ylab="Lowest median error on dataset (#)", las=3)

# Mean absolute error
barplot(table(colnames(perf_mae)[apply(perf_mae,1,which.max)]),ylab="Highest mean error on dataset (#)", las=3)
barplot(table(colnames(perf_mae)[apply(perf_mae,1,which.min)]),ylab="Lowest mean error on dataset (#)", las=3)

# Correlation between predicted and observed retention times
barplot(table(colnames(perf_cor)[apply(perf_cor,1,which.max)]),ylab="Highest correlation on dataset (#)", las=3)
barplot(table(colnames(perf_cor)[apply(perf_cor,1,which.min)]),ylab="Lowest correlation on dataset (#)", las=3)

######################################################
#                                                    #
# Make a pairwise comparison between XGBoost and SVM #
#                                                    #
######################################################

# Plot the median absolute error and mean absolute error per dataset for XGBoost and SVM
par(mfrow=c(1,2))
plot(perf_me$SVR,perf_me$GB,pch=10,xlim=c(0,320),ylim=c(0,320),xlab="SVR (median absolute error(s))",ylab="GB (median absolute error (s))")
abline(0,1)
plot(perf_mae$SVR,perf_mae$GB,pch=10,xlim=c(0,320),ylim=c(0,320),xlab="SVR (mean absolute error(s))",ylab="GB (mean absolute error (s))")
abline(0,1)

# Calculate the number of molecules per dataset, division by 7  is performed because there are 7 algorithms
perf_me <- cbind(perf_me,Freq=c((table(cv_preds$experiment)/7)[rownames(perf_me)]))
perf_mae <- cbind(perf_mae,Freq=c((table(cv_preds$experiment)/7)[rownames(perf_mae)]))

# Plot the difference in SVM and XGBoost vs the number of training examples
par(mfrow=c(1,2))
plot((perf_me$SVR-perf_me$GB),perf_me$Freq,pch=10,
     xlab="xgb - SVM (difference in median error)",ylab="Total number of examples")
abline(v=0,lty=2)
abline(h=100,lty=2)

# Plot the difference in SVM and XGBoost vs the number of training examples
plot((perf_mae$SVR-perf_mae$GB),perf_mae$Freq,pch=10,
     xlab="xgb - SVM (difference in mean error)",ylab="")
abline(v=0,lty=2)
abline(h=100,lty=2)


#######################################################################
#                                                                     #
# Make a pairwise comparison between XGBoost and the other algorithms #
#                                                                     #
#######################################################################

# Plot eps?
if (plot_eps){
  postscript(paste0(output_dir,"pairwise_comparison_small.eps"), width = 14, height = 21, horizontal = FALSE, 
             onefile = FALSE, paper = "special", colormodel = "cmyk", 
             family = "Times")
}

# Plot settings
par(mfrow=c(6,4))
par(mar=c(5, 4, 0.5, 2) + 0.1)

# Vector that holds combinations that have already been analyzed (counters A -> B and B -> A comparisons)
analyzed <- c()

# Get the maximum retention time per experiment based on the last identification
max_rt <- tapply(cv_preds$tr, cv_preds$experiment, max)[rownames(perf_me)]

# Iterate over all combinations of algorithms and do a pairwise comparison
for (a in c("AB","SVR","BRR","LASSO","RF","ANN")){
  for (b in c("GB","SVR","ANN","BRR","AB","RF","LASSO")){
    # If not analyzed yet; make a pairwise comparison between the algorithms
    if (a != b & !(paste(a,b,sep="_") %in% analyzed) & !(paste(b,a,sep="_") %in% analyzed)){
      # Change margins for algorithms at the sides...
      par(mar=c(8, 2, 4, 2) + 0.1)
      if (a == "AB" && b == "GB"){
        par(mar=c(8, 5, 4, 2) + 0.1)
        
      }
      if (a == "AB" && b == "RF"){
        par(mar=c(8, 5, 4, 2) + 0.1)
      }
      if (a == "SVR" && b == "BRR"){
        par(mar=c(8, 5, 4, 2) + 0.1)
      }
      if (a == "BRR" && b == "ANN"){
        par(mar=c(8, 5, 4, 2) + 0.1)
      }
      if (a == "LASSO" && b == "ANN"){
        par(mar=c(8, 5, 4, 2) + 0.1)
      }
      
      if (a == "ANN" && b == "GB"){
        par(mar=c(8, 5, 4, 2) + 0.1)
      }
      
      # Calculate the median error and normalized median error
      perf_me$diff_algo <- perf_me[,b]-perf_me[,a]
      perf_me$diff_algo_order <- (perf_me[,b]-perf_me[,a])/max_rt
      
      perf <- (perf_me$diff_algo[order(perf_me$diff_algo_order)]/max_rt[order(perf_me$diff_algo_order)])*100
      
      # Plot the pairwise comparison
      barplot(perf,
              names=rownames(perf_me)[order(perf_me$diff_algo)],las=2,cex.names=0.7,
              main=paste(b," - ",a,"\n Average increase (%):",round(mean(perf),3)),
              ylim=c(-10,10),ylab="Difference median error relative\n to the total elution time (%)")
      
      # Add pair to analyzed combinations
      analyzed <- c(analyzed,paste(a,b,sep="_"))
    }
  }
}

# Close dev if figure was plotted
if (plot_eps){
  dev.off()
}

# Set plotting window to 1 row with two columns
par(mfrow=c(1,2))

# Scatter plot with the median an mean errors of SVR and GB as coordinates
plot(perf_me$SVR,perf_me$GB,pch=10,xlim=c(0,300),ylim=c(0,300),xlab="SVM (median absolute error(s))",ylab="XGBoost (mean absolute error (s))")
abline(0,1)
plot(perf_mae$SVR,perf_mae$GB,pch=10,xlim=c(0,300),ylim=c(0,300),xlab="SVM (mean absolute error(s))",ylab="XGBoost (mean absolute error (s))")
abline(0,1)

# Plot eps?
if (plot_eps){
  postscript(paste0(output_dir,"xgb_comparison_big_small_feature_set.eps"), width = 6, height = 6, horizontal = FALSE, 
             onefile = FALSE, paper = "special", colormodel = "cmyk", 
             family = "Times")
}

# Make a pairwise comparison in the median absolute error between GB with eleven features and 151 features
perf_diff_big_small <- (((perf_me_small$GB[unique_experi]-perf_me_big$GB[unique_experi]))/max_rt[unique_experi])*100
par(mfrow=c(1,1))
barplot(perf_diff_big_small[order(perf_diff_big_small)],
        names=unique_experi[order(perf_diff_big_small)],las=2,cex.names=0.7,
        main=paste("GB 11 features - GB 151 features \n (ME improvement: ",round(mean(perf_diff_big_small),2)," %)",sep=""),
        ylab="Difference median error relative to the total elution time (%)")

# Close dev if figure was plotted
if (plot_pdf | plot_eps){
  dev.off()
}

#######################################################################################################
#                                                                                                     #
# Plot the preds vs. exp. measured mainly focused on molecules themselves and lose the dataset level  #
#                                                                                                     #
#######################################################################################################

# Read the CV results for the 151 feature set
cv_preds <- read.csv("data/predictions_algo_verbose_big_cv_name.csv")

# Get the experiments from the CV set
unique_experi <- unique(cv_preds$experiment)

# Get the algos from the CV set
unique_algo <- unique(cv_preds$algo)

# Get rid of ridiculous low predictions
cv_preds$pred[cv_preds$pred < -1e+04] <- 0

# Iterate over the algorithms and plot predictions vs. experimentally measured rt in a scatter plot and a density plot
for (algo in unique_algo){
  plot(cv_preds$tr[cv_preds$algo== algo],cv_preds$pred[cv_preds$algo==algo],cex=0.1,main=algo)
  plot(density((cv_preds$tr[cv_preds$algo== algo]-cv_preds$pred[cv_preds$algo==algo])/max_rt[cv_preds$experiment],adjust=10),cex=0.1,main=algo,xlim=c(-1,1))
}

# Iterate over the algorithms and plot them in the same density plot
plot(density((cv_preds$tr[cv_preds$algo== algo]-cv_preds$pred[cv_preds$algo==algo])/max_rt[cv_preds$experiment],n=50000),cex=0.1,main=algo,xlim=c(-0.25,0.25),ylim=c(0,11))
for (algo in unique_algo){
  lines(density((cv_preds$tr[cv_preds$algo== algo]-cv_preds$pred[cv_preds$algo==algo])/max_rt[cv_preds$experiment],n=50000),cex=0.1,main=algo,xlim=c(-1,1))
}

# Function to calculate the error for a given fraction of molecules that fall under a specified threhsold.
#
# Inputs:
#   errors - dataframe consisting of the columns "experiment" (indicating the dataset) 
#   "num_train" (indicating the number of training examples) "algo" (indicating the algorithm) 
#   "perf" (indicating the performance for a previously selected measure)
#   range_threshold_div - range of thresholds used for stepping between the fractions
# Returns:
#   vector containing the fractions for given tresholds
#
plot_threshold_c <- function(errors,range_threshold_div=10){
  ret_vec = c()
  errors <- errors[order(errors)]
  div_steps = length(errors)/range_threshold_div
  for (t in seq(div_steps+1,length(errors),div_steps)){
    ret_vec <- c(ret_vec,mean(errors[t-div_steps:t]))
  }
  return(ret_vec*100)
}  

# Maximum rt measured for a dataset
max_rt <- tapply(cv_preds$tr, cv_preds$experiment, max)[rownames(perf_me)]

# Create an empty plot to plot the threshold curves
plot(1,xlim=c(0,10),ylim=c(0,5),col="white")

# Iterate over the algorithms to create the threshold curves
for (algo in unique_algo){
  print(plot_threshold_c((abs(cv_preds$tr[cv_preds$algo== algo]-cv_preds$pred[cv_preds$algo== algo])/max_rt[cv_preds$experiment[cv_preds$algo== algo]])))
  lines(seq(1,9,1),plot_threshold_c((abs(cv_preds$tr[cv_preds$algo== algo]-cv_preds$pred[cv_preds$algo== algo])/max_rt[cv_preds$experiment[cv_preds$algo== algo]])))
}

###########################################################################
#                                                                         #
# Plot threshold curves for blending predictions of different algorithms  #
#                                                                         #
###########################################################################


# Plot eps?
if (plot_eps){
  postscript(paste0(output_dir,"blending_perf.eps"), width = 6, height = 6, horizontal = FALSE, 
             onefile = FALSE, paper = "special", colormodel = "cmyk", 
             family = "Times")
}

# Set a limit in % error
max_error <- 20

# Define the different colors of the algorithms
col_sep <- c("black","grey","magenta","green","red","blue","brown","orange")

# Define the initial plot that will contain the threshold curve
plot(1,xlim=c(0.0,max_error),ylim=c(0,100.0),ylab="Metabolites under threshold (%)",xlab="Error threshold relative to the total elution time (%)",col="white")

# Start with the first algorithm
i <- 1

# Initialize a vector of blended predictions; length will be the same as for example SVR
cv_preds$blend <- rep(0,sum(cv_preds$algo == "SVR"))
cv_preds_mat <- c()
algo_perf <- c()

# Iterate over the algorithms
for (algo in unique_algo){
  # If the algorithm is part of these three, make sure we can blend them later on
  if (algo %in% c("SVR","GB","ANN")){
    cv_preds_mat <- c(cv_preds_mat,cv_preds$pred[cv_preds$algo== algo])
  }
  
  # Calculate the (overall) error and normalize
  algo_perf <- c(algo_perf,mean(abs(cv_preds$tr[cv_preds$algo==algo]-cv_preds$pred[cv_preds$algo==algo])/max_rt[cv_preds$experiment[cv_preds$algo==algo]]))
  
  # Calculate the (individual per molecule) errors and normalize
  error <- (cv_preds$tr[cv_preds$algo== algo]-cv_preds$pred[cv_preds$algo== algo])/max_rt[cv_preds$experiment[cv_preds$algo== algo]]
  error <- abs(error * 100)
  
  # Iterate over different error thresholds and determine the fractions...
  new_err <- c()
  for (j in seq(0,max_error,0.1)) {
    new_err <- c(new_err,sum(error < j)/length(error))
  }
  
  # Plot the error fraction
  lines(seq(0,max_error,0.1),new_err*100,col=col_sep[i],lty=i,lwd=1.5)
  
  # Colour of the next algorithm...
  i <- i + 1
}

# To do the blending make a matrix where each row is an individual molecule
cv_preds_mat <- matrix(cv_preds_mat,ncol=3)

# Calculate the (overall) error and normalize, for the blended version
algo_perf <- c(algo_perf,mean(abs(apply(cv_preds_mat,1,mean)-cv_preds$tr[cv_preds$algo== "SVR"])/as.numeric(max_rt[cv_preds$experiment[cv_preds$algo=="SVR"]])))
error <- (apply(cv_preds_mat,1,mean)-cv_preds$tr[cv_preds$algo== "SVR"])/as.numeric(max_rt[cv_preds$experiment[cv_preds$algo=="SVR"]])
error <- abs(error * 100)

# Iterate over different error thresholds and determine the fractions...
new_err <- c()
for (j in seq(0,max_error,0.1)) {
  new_err <- c(new_err,sum(error < j)/length(error))
}

# Plot the error fraction
lines(seq(0,max_error,0.1),new_err*100,col="orange",lty=8,lwd=1.5)

# Plot a legend
legend(10,60,c(as.character(unique_algo),"Blended"),lty=1:8,col=col_sep)

# Close dev if figure was plotted
if (plot_eps){
 dev.off() 
}

# Initialize a vector of blended predictions and a matrix that will hold all predictions
blended_perf <- c()
perf_mat <- c()

# Do this analysis per dataset, so iterate over the experiments
for (experi in unique_experi){
  # Get the predictions for a specific dataset
  cv_preds_experi <- cv_preds[cv_preds$experiment == experi,]
  cv_preds_mat <- c()
  
  # Iterate over all algorithms
  for (algo in unique_algo){
    # If the algorithm is part of one of these three; save for later use of blending
    if (algo %in% c("SVR","GB","ANN")){
      cv_preds_mat <- c(cv_preds_mat,cv_preds_experi$pred[cv_preds_experi$algo== algo])
    }
    # Add the mean absolute error to the total performance
    perf_mat <- c(perf_mat,mean(abs(cv_preds_experi$pred[cv_preds_experi$algo== algo]-cv_preds_experi$tr[cv_preds_experi$algo== algo])))
  }
  # Calculate the mean absolute error for the blended predictions
  cv_preds_mat <- matrix(cv_preds_mat,ncol=3)
  blended_perf <- (mean(abs(apply(cv_preds_mat,1,mean)-cv_preds_experi$tr[cv_preds_experi$algo== "SVR"])))
  perf_mat <- c(perf_mat,blended_perf)
}

# Add the blended algorithm
unique_algo_blended <- c(as.character(unique_algo),"Blended")

# Make a matrix out of the predictions
perf_mat <- matrix(perf_mat,ncol=8,byrow=TRUE)
row.names(perf_mat) <- unique_experi
colnames(perf_mat) <- unique_algo_blended

# Calculate the average rank of the mean absolute error per dataset
apply(apply(perf_mat, 1, rank),1,mean)

# Initialize a vector of blended predictions and a matrix that will hold all predictions
blended_perf <- c()
perf_mat <- c()

# Do this analysis per dataset, so iterate over the experiments
for (experi in unique_experi){
  # Get the predictions for a specific dataset
  cv_preds_experi <- cv_preds[cv_preds$experiment == experi,]
  cv_preds_mat <- c()
  
  # Iterate over all algorithms
  for (algo in unique_algo){
    # If the algorithm is part of one of these three; save for later use of blending
    if (algo %in% c("SVR","GB","ANN")){
      cv_preds_mat <- c(cv_preds_mat,cv_preds_experi$pred[cv_preds_experi$algo== algo])
    }
    # Add the median absolute error to the total performance
    perf_mat <- c(perf_mat,median(abs(cv_preds_experi$pred[cv_preds_experi$algo== algo]-cv_preds_experi$tr[cv_preds_experi$algo== algo])))
  }
  # Calculate the mean absolute error for the blended predictions
  cv_preds_mat <- matrix(cv_preds_mat,ncol=3)
  blended_perf <- (median(abs(apply(cv_preds_mat,1,mean)-cv_preds_experi$tr[cv_preds_experi$algo== "SVR"])))
  perf_mat <- c(perf_mat,blended_perf)
}

# Add the blended algorithm
unique_algo_blended <- c(as.character(unique_algo),"Blended")

# Make a matrix out of the predictions
perf_mat <- matrix(perf_mat,ncol=8,byrow=TRUE)
row.names(perf_mat) <- unique_experi
colnames(perf_mat) <- unique_algo_blended

# Calculate the average rank of the mean absolute error per dataset
apply(apply(perf_mat, 1, rank),1,mean)
